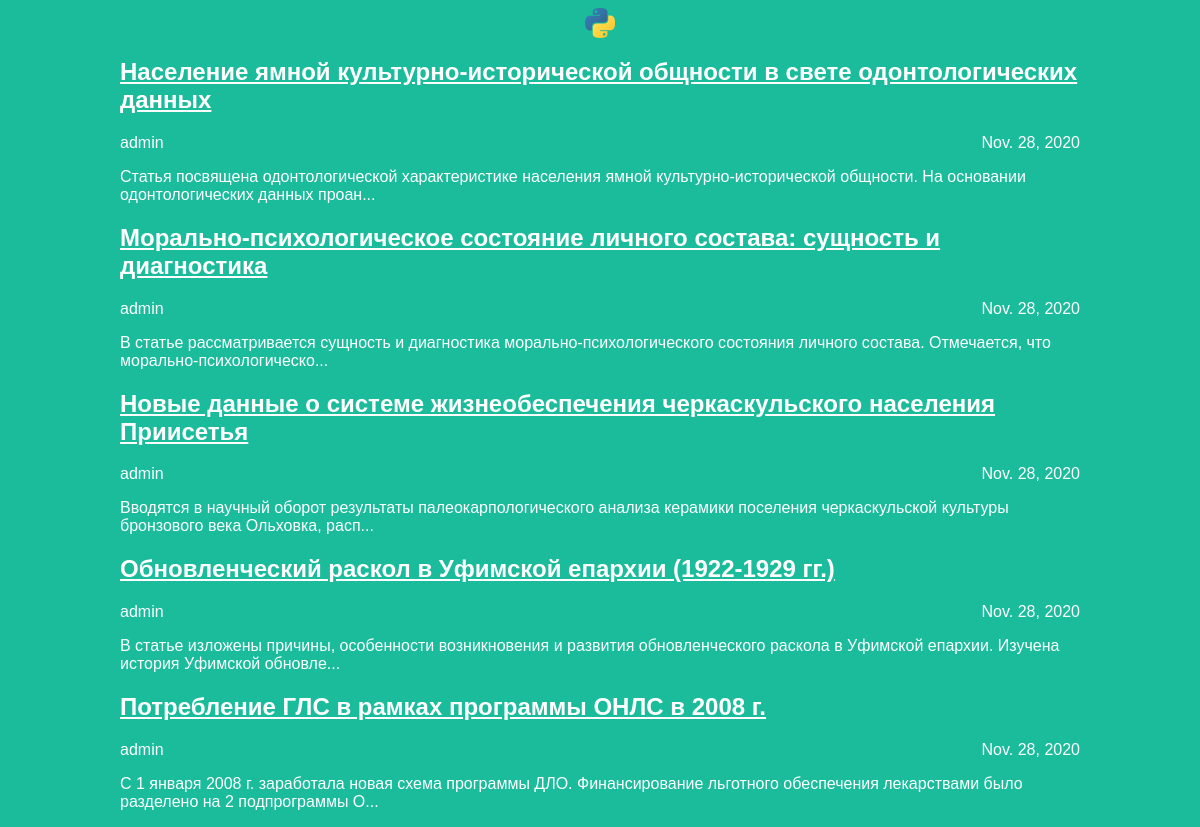
The page / on the database its author committed.
### articles/models.py (models this page shows, shortened)
class Article(models.Model):
    title = models.CharField(max_length=200)
    author = models.ForeignKey(User, on_delete=models.CASCADE)
    text = models.TextField()
    created_date = models.DateField(auto_now_add=True)
    def get_excerpt(self):
        return self.text[:140] + "..." if len(self.text) > 140 else self.text

### articles/views.py (the view)
# urls.py: path('', views.archive),
def archive(request):
    return render(request, 'archive.html', {"posts": Article.objects.all()} )

### articles/templates/archive.html (shortened to what this page needs)
<head>
    <link rel="stylesheet" href="{{ STATIC_URL }}/static/css/article.css">
</head>
<body>
    <div class="header">
        <img src="{{ STATIC_URL }}/static/img/logo.png">
    </div>
    <div class="archive">
        {% for post in posts %}
            <div class="one-post">
                <h2 class="post-title"><a href="article/{{ post.id }}">{{ post.title }}</a></h2>
                <div class="article-info">
                    <div class="article-author">{{ post.author.username}}</div>
                    <div class="article-created-date">{{ post.created_date}}</div>
                </div>
                <p class="article-text">{{ post.get_excerpt }}</p>
            </div>
        {% endfor %}
    </div>
</body>

### articles/static/css/article.css (style rules this page uses)
body { background: #1abc9c; font-family: Tahoma, Arial, sans-serif; color: #ffffff; }
.header img { display: block; width: 30px; height: 30px; margin-left: auto; margin-right: auto; }
.archive { width: 960px; margin-left: auto; margin-right: auto; }
.post-title a { color: #ffffff; }
.article-author { width: 50%; float: left; }
.article-created-date { text-align: right; }

### rows shown on the page
Article: title "Население ямной культурно-исторической общности в свете одонтологических данных", author.username "admin", created_date "Nov. 28, 2020", get_excerpt "Статья посвящена одонтологической характеристике населения ямной культурно-исторической общности. На основании одонтологических данных проан..."
Article: title "Морально-психологическое состояние личного состава: сущность и диагностика", author.username "admin", created_date "Nov. 28, 2020", get_excerpt "В статье рассматривается сущность и диагностика морально-психологического состояния личного состава. Отмечается, что морально-психологическо..."
Article: title "Новые данные о системе жизнеобеспечения черкаскульского населения Приисетья", author.username "admin", created_date "Nov. 28, 2020", get_excerpt "Вводятся в научный оборот результаты палеокарпологического анализа керамики поселения черкаскульской культуры бронзового века Ольховка, расп..."
Article: title "Обновленческий раскол в Уфимской епархии (1922-1929 гг.)", author.username "admin", created_date "Nov. 28, 2020", get_excerpt "В статье изложены причины, особенности возникновения и развития обновленческого раскола в Уфимской епархии. Изучена история Уфимской обновле..."
Article: title "Потребление ГЛС в рамках программы ОНЛС в 2008 г.", author.username "admin", created_date "Nov. 28, 2020", get_excerpt "С 1 января 2008 г. заработала новая схема программы ДЛО. Финансирование льготного обеспечения лекарствами было разделено на 2 подпрограммы О..."
